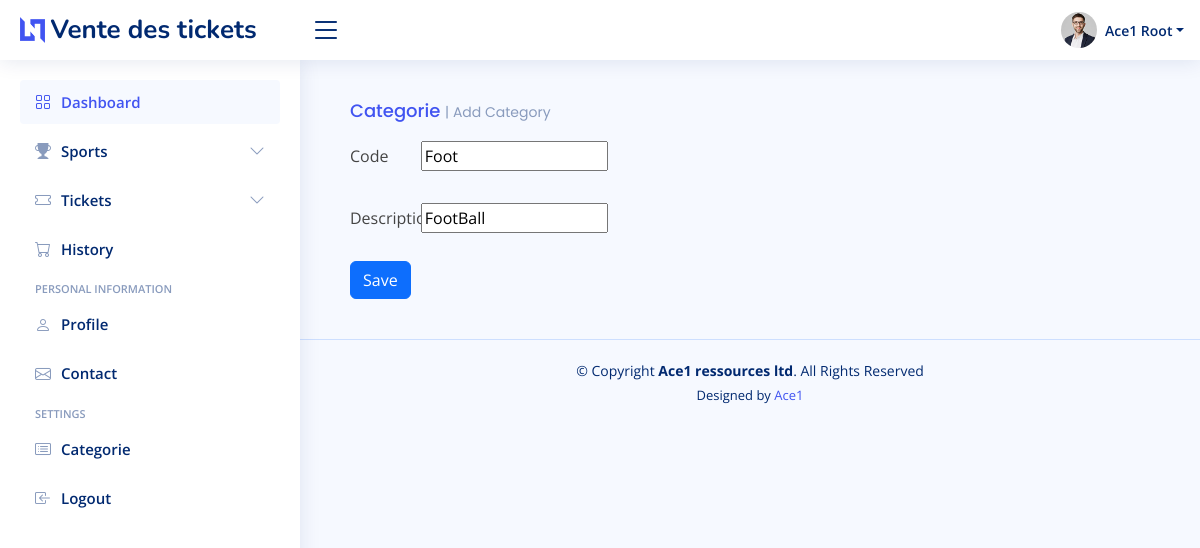
Before: /category/update/1 with the older database file.
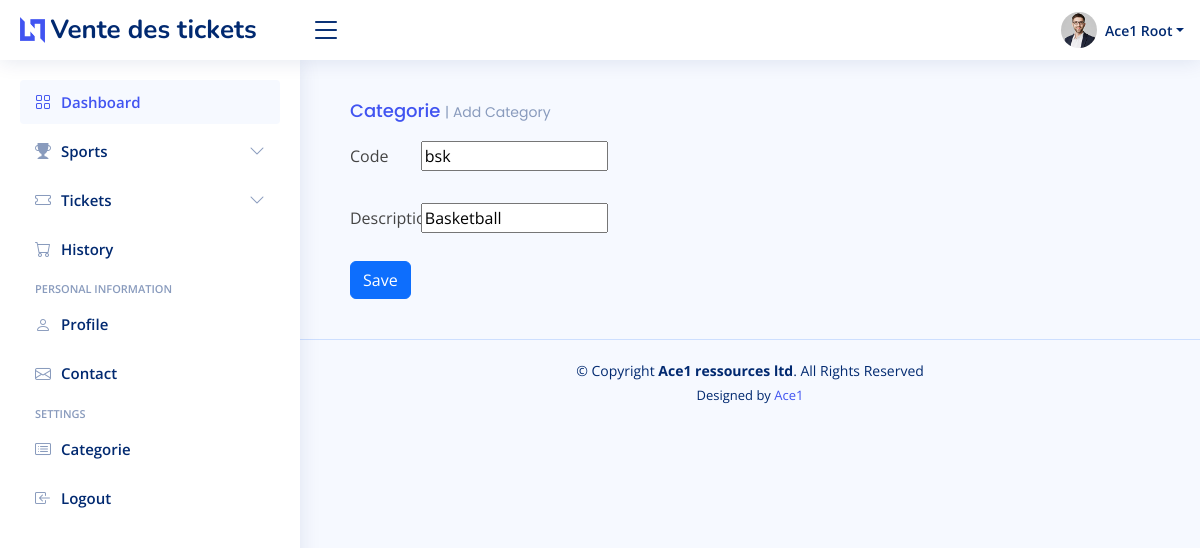
After: the same page with the newer database file.
### app/models/category.py (models this page shows, shortened)
class Category(models.Model):
    code = models.CharField(max_length=50, null=True)
    description = models.CharField(null=False, max_length=50,unique=True)

### app/views/category.py (the view)
# urls.py: path('category/update/<str:pk>',category.update_index,name='update_category'),
def update_index(request,pk):
  category =Category.objects.get(id=pk)
  form=CategoryForm(instance=category)
  if request.method == 'POST':
    form=CategoryForm(request.POST,instance=category)
    if form.is_valid():
      form.save()
      return redirect('/category/')
  context={'form':form}
  return render(request,'app/category/add_category.html',context)

### app/forms/categoryForm.py
class CategoryForm(ModelForm):
    class Meta():
        model= Category
        fields='__all__'

### app/templates/app/category/add_category.html (shortened to what this page needs)
{%extends 'app/layouts/default.html'%}
{%block content%}
<main id="main" class="main">
    <div class="section dashboard">
      <div class="col-12">
        <div class="card-body">
          <h5 class="card-title"> <a href="{% url 'category_index' %}">Categorie</a> <span>| Add Category</span></h5>
          <form action="" method="POST">
            <div class="form-group" >
              <label class="col-sm-1 col-form-label">Code</label>
              {{form.code}}
            </div>
            <div class="form-group" >
              <label class="col-sm-1 col-form-label">Description</label>
              {{form.description}}
            </div>
            <Button  class="btn btn-primary" type="Submit">Save</Button>
          </form>
      </div>
    </div>
</main>
{%endblock%}

Changed rows visible on the page:
changed Category: code "Foot" → "bsk"; description "FootBall" → "Basketball"
